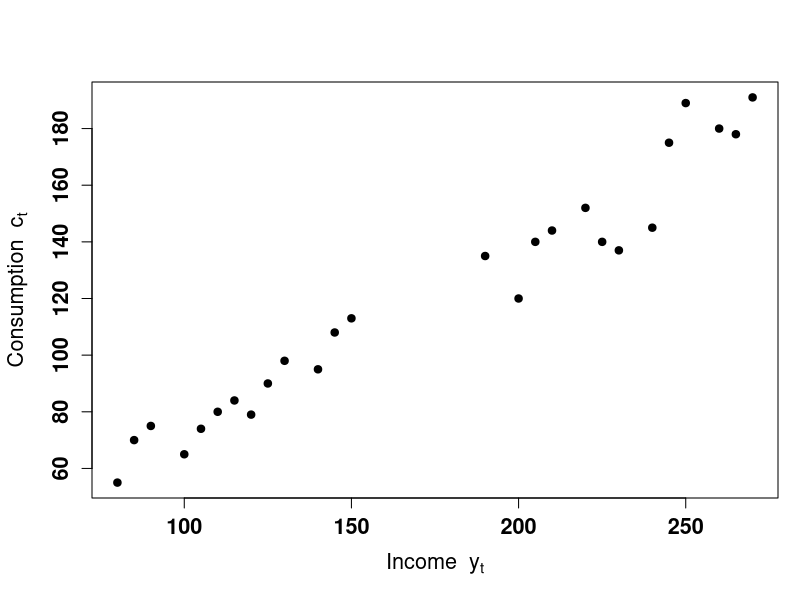
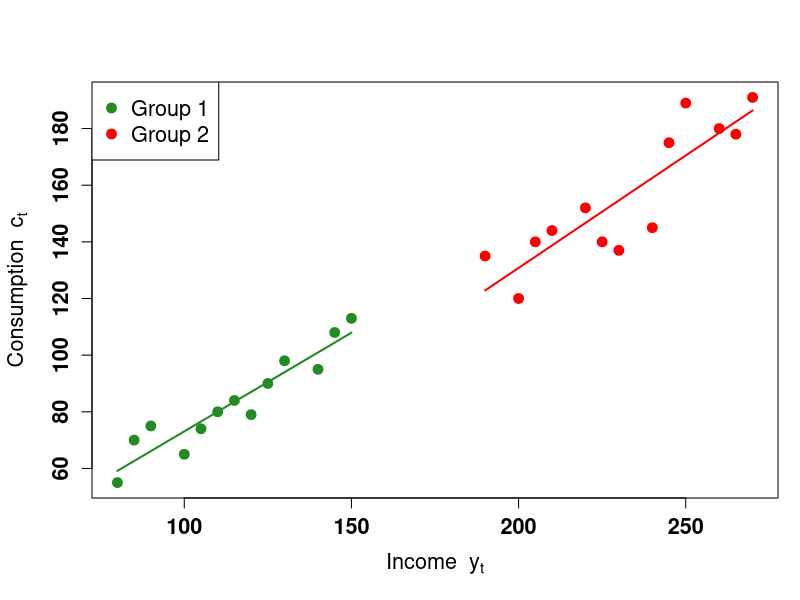
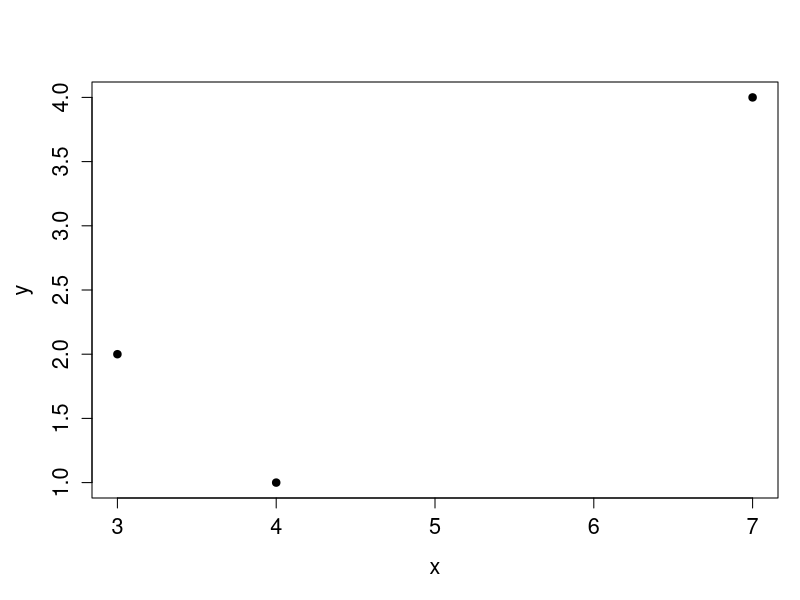
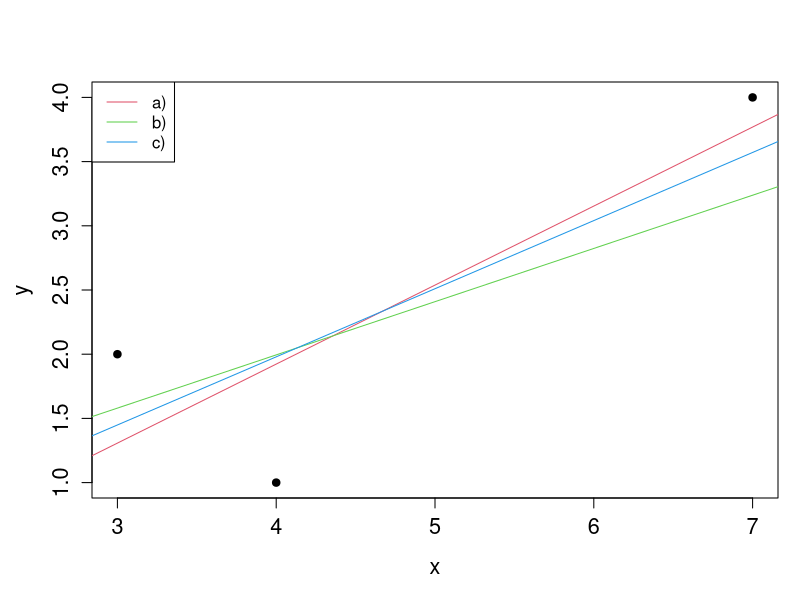
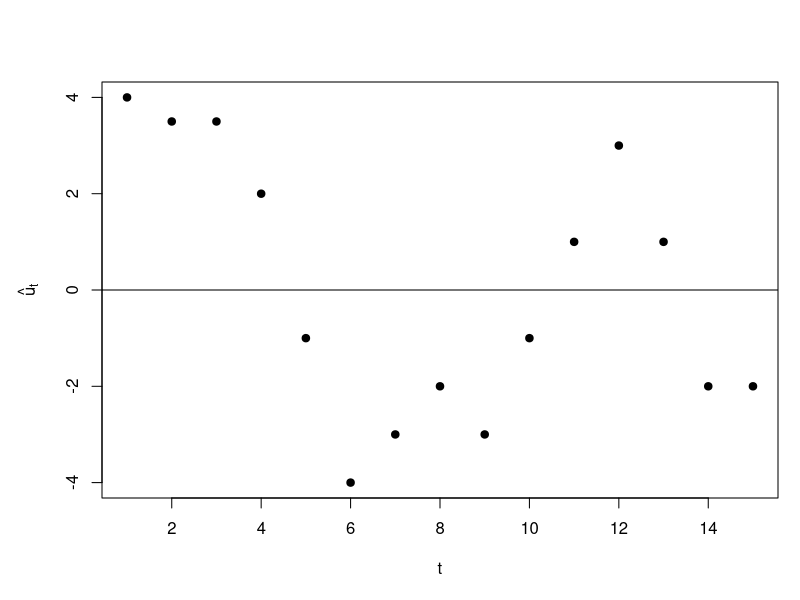
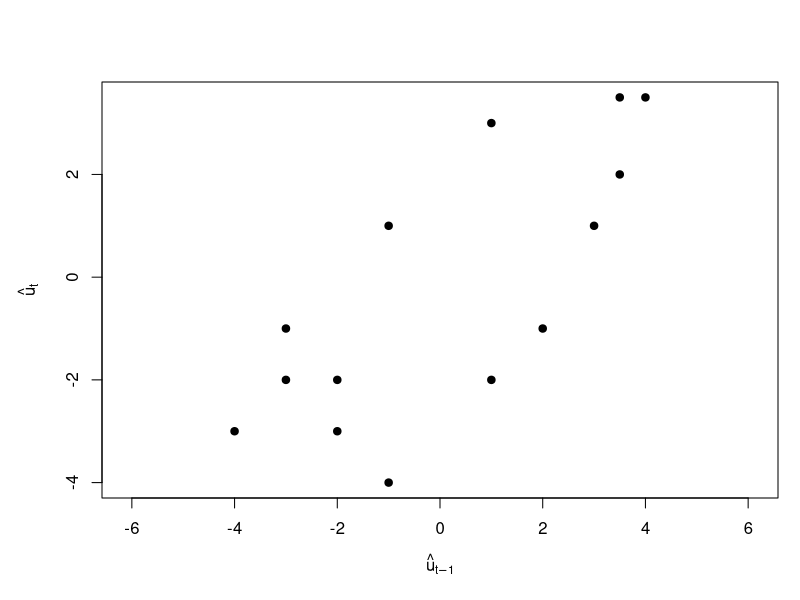
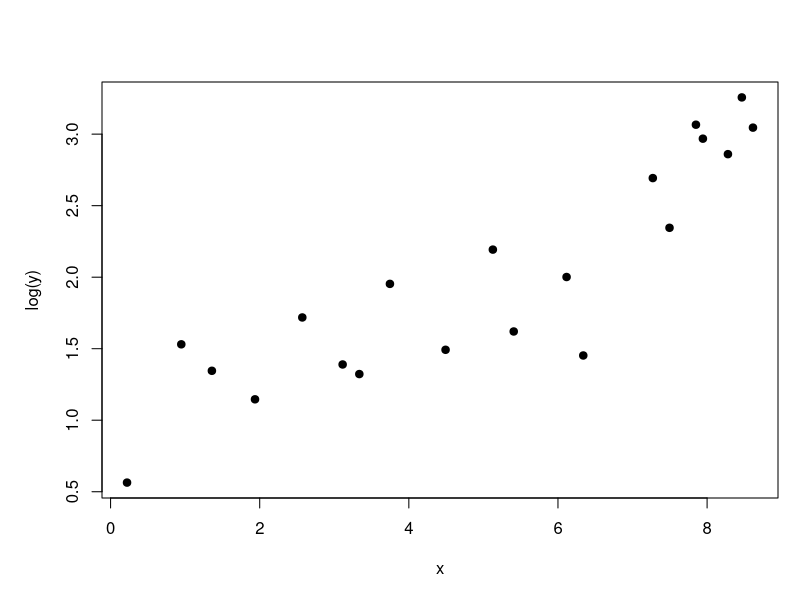

The R source for these figures, in order:
## ---- chunk 1
library(knitr)
## ---- chunk 2
ct <- c(55, 65, 70, 80, 79, 84, 98, 95, 90, 75, 74, 113, 108,
        140, 120, 145, 152, 144, 175, 180, 135, 140, 178, 191, 137, 189)
yt <- c(80, 100, 85, 110, 120, 115, 130, 140, 125, 90, 105, 150, 145,
        225, 200, 240, 220, 210, 245, 260, 190, 205, 265, 270, 230, 250)

par(mar = c(5, 4.5, 4, 1) + 0.1)
plot(yt, ct, xlab = expression("Income  " * y[t]),
     ylab = expression("Consumption  " * c[t]),
     font = 2, cex.axis = 1.3, cex.lab = 1.3, pch = 19)
## ---- chunk 3
lm1 <- lm(ct[1:13] ~ yt[1:13])
lm2 <- lm(ct[14:26] ~ yt[14:26])

par(mar = c(5, 4.5, 4, 1) + 0.1)
plot(yt, ct, xlab = expression("Income  " * y[t]),
     ylab = expression("Consumption  " * c[t]),
     font = 2, cex.axis = 1.3, cex.lab = 1.3, pch = 19,
     col = c(rep("forestgreen", 13), rep("red", 13)), cex = 1.3)
legend("topleft", legend = c("Group 1", "Group 2"),
       pch = 19, col = c("forestgreen", "red"), cex = 1.3)
lines(x = range(yt[1:13]), y = lm1$coef[1] + lm1$coef[2]*range(yt[1:13]),
      col = "forestgreen", lwd = 2)
lines(x = range(yt[14:26]), y = lm2$coef[1] + lm2$coef[2]*range(yt[14:26]),
      col = "red", lwd = 2)

Suu1 <- sum(residuals(lm1)^2)
Suu2 <- sum(residuals(lm2)^2)
## ---- chunk 4

## ---- chunk 5

## ---- chunk 6

## ---- chunk 7

## ---- chunk 8

## ---- chunk 9

## ---- chunk 10

## ---- chunk 11

## ---- chunk 12
x <- c(3, 4, 7)
X <- cbind(1, x)
y <- c(2, 1, 4)
plot(x, y, pch = 19, cex.axis = 1.3, cex.lab = 1.3)
## ---- chunk 13
# a)
lmA <- lm(y ~ x)
resiB <- lm1$residuals
covMatA <- var(lmA$residuals)*solve(t(X)%*%X)

# b)
OmegaB <- diag(x^2)
coefB <- solve(t(X)%*%solve(OmegaB)%*%X)%*%t(X)%*%solve(OmegaB)%*%y
resiB <- y - X%*%coefB

# c)
OmegaC <- diag(abs(x))
coefC <- solve(t(X)%*%solve(OmegaC)%*%X)%*%t(X)%*%solve(OmegaC)%*%y
resiC <- y - X%*%coefC

# Conclusion
ERG4 <- round(rbind(matrix(c(lmA$coef, sum(lmA$residuals), sum(lmA$residuals^2)), nrow = 1),
matrix(c(coefB, sum(resiB), sum(resiB^2)), nrow = 1),
matrix(c(coefC, sum(resiC), sum(resiC^2)), nrow = 1)), digits = 4)

dimnames(ERG4) <- list(c("a)", "b)", "c)"),
                       c("intercept", "beta", "sumResi", "sumResi2"))
ERG4

plot(x, y, pch = 19, cex.axis = 1.3, cex.lab = 1.3)
abline(lmA, col = 2)
abline(coefB[1], coefB[2], col = 3)
abline(coefC[1], coefC[2], col = 4)
legend("topleft", lty = 1, col = 2:4, legend = c("a)", "b)", "c)"))
## ---- chunk 14
# d)
# Estiates same as OLS

What <- diag(lmA$residuals^2)
solve(t(X)%*%X)%*%(t(X)%*%What%*%X)%*%solve(t(X)%*%X)
## ---- chunk 15

## ---- chunk 16

## ---- chunk 17

## ---- chunk 18
u <- c(4, 3.5, 3.5, 2, -1, -4, -3, -2, -3, -1, 1, 3, 1, -2, -2)
par(mar = c(5,5,4,1) + 0.1)
plot(u, xlab = "t", ylab = expression(hat(u)[t]), pch = 19)
abline(h = 0)
plot(u[-length(u)], u[-1], asp = 1, xlab = expression(hat(u)[t-1]), ylab = expression(hat(u)[t]), pch = 19)
## ---- chunk 19

## ---- chunk 20

## ---- chunk 21

## ---- chunk 22

## ---- chunk 23

## ---- chunk 24
ZX <- matrix(c(9, 101.9, 4007.6, 45782.98), ncol = 2)
Zy <-c(3905.7, 44525.36)
(bIV1 <- round(solve(ZX), digits = 60)%*%Zy)
## ---- chunk 25

## ---- chunk 26
XX <- matrix(c(14665, -14744,-10659,-14744,26917,-820,-10659,-820,19366)/10000, ncol = 3)
Xy <- c(-120695,-72261,-70925)/10000
(bOLS <- XX%*%Xy)
## ---- chunk 27
Vols <- 0.34884/45*XX
round(Vols, digits = 4)
## ---- chunk 28

## ---- chunk 29

## ---- chunk 30
ZX <- matrix(c(10631, -7379,-10884,-7733,14117,-430,-10762,-634,19361)/10000, ncol = 3)
Zy <- c(-120695,-75505,-70925)/10000
(bIV1 <- ZX%*%Zy)
## ---- chunk 31
V1 <- 0.36844/45*matrix(c(17501,-19921,-10502,-19921,36367,-1108,
                        -10502,-1108,19375)/10000, ncol = 3)
round(V1, digits = 4)
## ---- chunk 32

## ---- chunk 33
(stat1 <- t(bOLS - bIV1)%*%solve(V1 - Vols)%*%(bOLS - bIV1))
qchisq(p = 0.95, df = 1)
1 - pchisq(q = stat1, df = 1)
## ---- chunk 34

## ---- chunk 35
XPX <- matrix(c(17237,-19440,-10516,-19440,35489,-1081,-10516,-1081,19374)/10000, ncol = 3)
XPy <- c(-120695, -71749, -70925)/10000
(bIV2 <- XPX%*%XPy)
V2 <- 0.35834/45*XPX
round(V2, digits = 4)
## ---- chunk 36

## ---- chunk 37

## ---- chunk 38

## ---- chunk 39
X <-  matrix(c(1, 0.2208097,
1, 0.9483211,
1, 1.3587122,
1, 1.9369905,
1, 2.5712312,
1, 3.1122012,
1, 3.3360508,
1, 3.7464419,
1, 4.4926074,
1, 5.1268481,
1, 5.4066602,
1, 6.1155175,
1, 6.3393671,
1, 7.2720741,
1, 7.4959237,
1, 7.8503524,
1, 7.9436230,
1, 8.2793975,
1, 8.4659389,
1, 8.6151720), ncol = 2, byrow = T)

y <- c(1.757446,  4.621170,  3.840154,  3.145918,  5.575745,  4.013713,  3.753375,  7.050996,  4.447611,  8.960146,  5.055067,  7.398114,  4.274052, 14.774373, 10.435397, 21.456396, 19.460467, 17.464538, 25.968931, 21.022498)
## ---- chunk 40
plot(X[,2], log(y), pch = 19, xlab = "x")
## ---- chunk 41
knit_exit()
